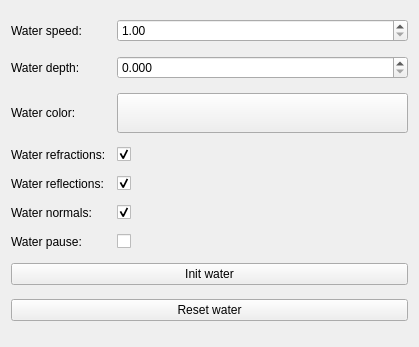
<?xml version="1.0" encoding="UTF-8"?>
<ui version="4.0">
 <class>WaterUI</class>
 <widget class="QWidget" name="WaterUI">
  <property name="geometry">
   <rect>
    <x>0</x>
    <y>0</y>
    <width>419</width>
    <height>347</height>
   </rect>
  </property>
  <property name="windowTitle">
   <string>Form</string>
  </property>
  <layout class="QGridLayout" name="gridLayout">
   <item row="5" column="0">
    <widget class="QLabel" name="label_5">
     <property name="text">
      <string>Water normals:</string>
     </property>
    </widget>
   </item>
   <item row="2" column="0">
    <widget class="QLabel" name="label_6">
     <property name="text">
      <string>Water color:</string>
     </property>
    </widget>
   </item>
   <item row="3" column="0">
    <widget class="QLabel" name="label_3">
     <property name="text">
      <string>Water refractions:</string>
     </property>
    </widget>
   </item>
   <item row="0" column="0">
    <widget class="QLabel" name="label">
     <property name="maximumSize">
      <size>
       <width>100</width>
       <height>16777215</height>
      </size>
     </property>
     <property name="text">
      <string>Water speed:</string>
     </property>
    </widget>
   </item>
   <item row="4" column="0">
    <widget class="QLabel" name="label_4">
     <property name="text">
      <string>Water reflections:</string>
     </property>
    </widget>
   </item>
   <item row="1" column="0">
    <widget class="QLabel" name="label_2">
     <property name="text">
      <string>Water depth:</string>
     </property>
    </widget>
   </item>
   <item row="8" column="0" colspan="2">
    <widget class="QPushButton" name="pushButton_resetWater">
     <property name="text">
      <string>Reset water</string>
     </property>
    </widget>
   </item>
   <item row="7" column="0" colspan="2">
    <widget class="QPushButton" name="pushButton_initWater">
     <property name="text">
      <string>Init water</string>
     </property>
    </widget>
   </item>
   <item row="0" column="1">
    <widget class="QDoubleSpinBox" name="doubleSpinBox_waterSpeed">
     <property name="minimum">
      <double>1.000000000000000</double>
     </property>
     <property name="maximum">
      <double>50.000000000000000</double>
     </property>
    </widget>
   </item>
   <item row="3" column="1">
    <widget class="QCheckBox" name="checkBox_waterRefractions">
     <property name="text">
      <string/>
     </property>
     <property name="checked">
      <bool>true</bool>
     </property>
    </widget>
   </item>
   <item row="1" column="1">
    <widget class="QDoubleSpinBox" name="doubleSpinBox_waterDepth">
     <property name="decimals">
      <number>3</number>
     </property>
     <property name="maximum">
      <double>5.000000000000000</double>
     </property>
     <property name="singleStep">
      <double>0.010000000000000</double>
     </property>
    </widget>
   </item>
   <item row="2" column="1">
    <widget class="QPushButton" name="pushButton_waterColor">
     <property name="minimumSize">
      <size>
       <width>0</width>
       <height>40</height>
      </size>
     </property>
     <property name="text">
      <string/>
     </property>
    </widget>
   </item>
   <item row="5" column="1">
    <widget class="QCheckBox" name="checkBox_waterNormals">
     <property name="text">
      <string/>
     </property>
     <property name="checked">
      <bool>true</bool>
     </property>
    </widget>
   </item>
   <item row="4" column="1">
    <widget class="QCheckBox" name="checkBox_waterReflections">
     <property name="text">
      <string/>
     </property>
     <property name="checked">
      <bool>true</bool>
     </property>
    </widget>
   </item>
   <item row="6" column="0">
    <widget class="QLabel" name="label_7">
     <property name="text">
      <string>Water pause:</string>
     </property>
    </widget>
   </item>
   <item row="6" column="1">
    <widget class="QCheckBox" name="checkBox_waterPause">
     <property name="text">
      <string/>
     </property>
    </widget>
   </item>
  </layout>
 </widget>
 <resources/>
 <connections/>
</ui>
